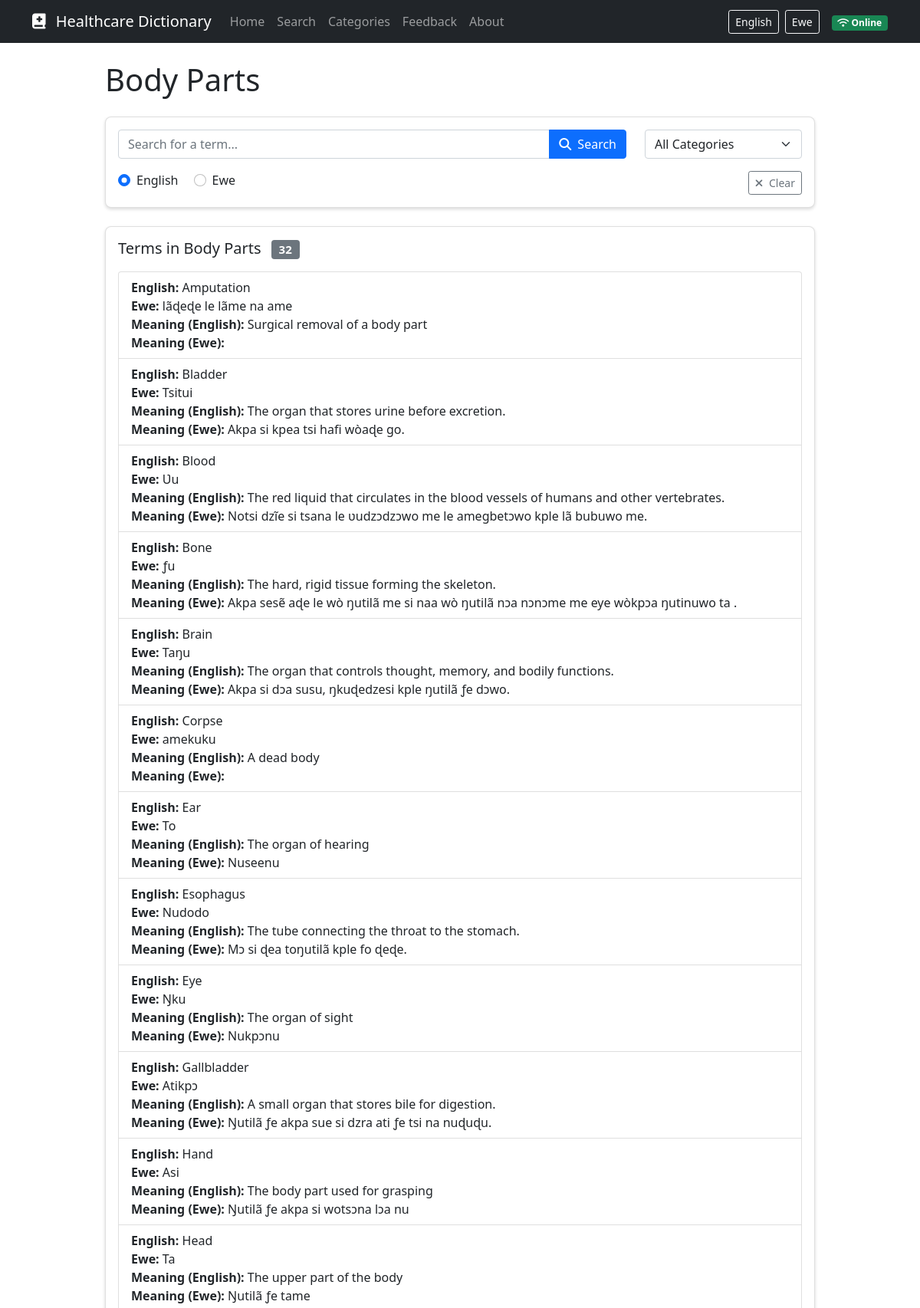
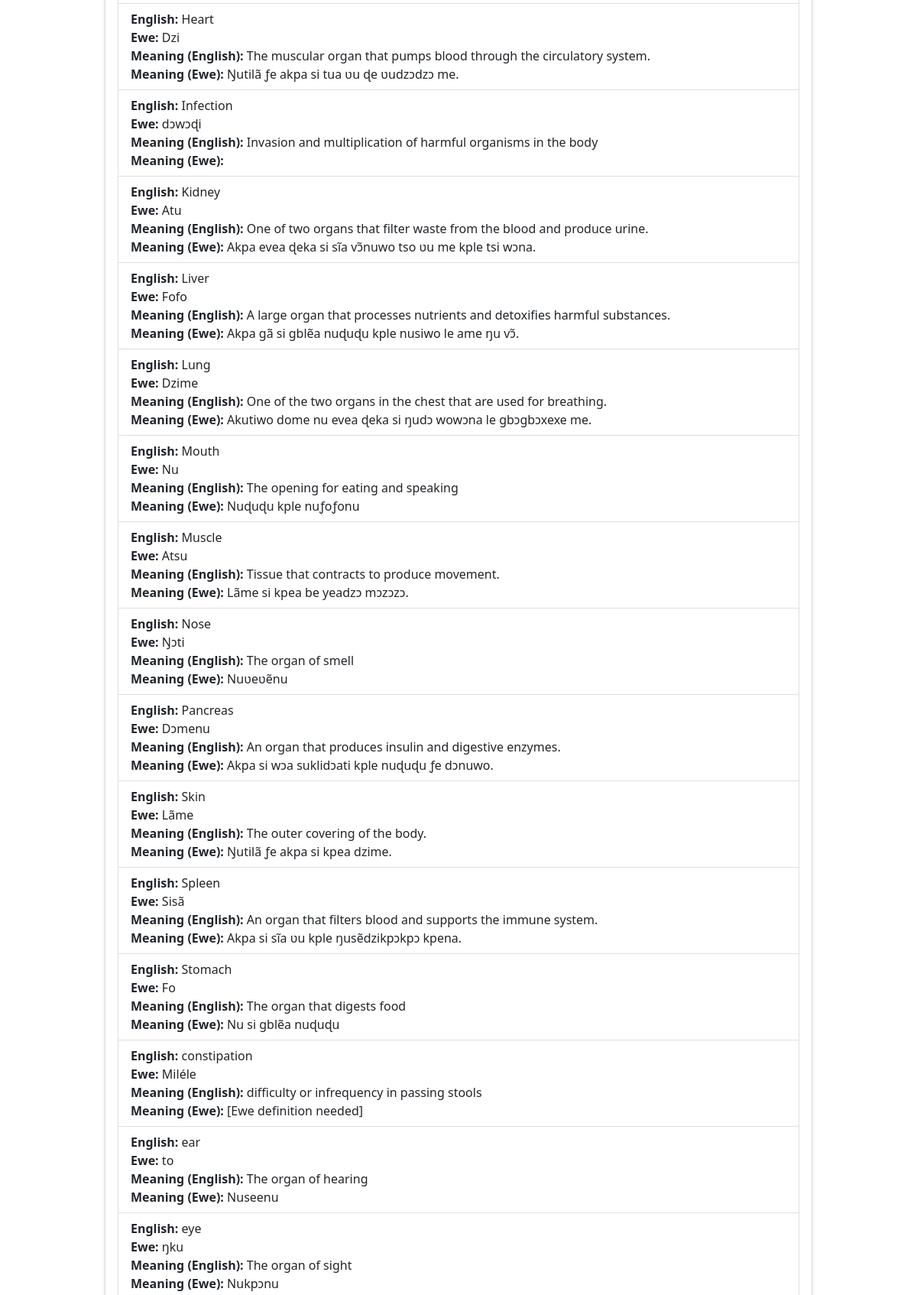
Page /category/1 (upper part) on the committed database (2 pictures, top to bottom).
### models.py (models this page shows, shortened)
class Category(db.Model):
    id = db.Column(db.Integer, primary_key=True)
    name_en = db.Column(db.String(100), nullable=False)
    name_ewe = db.Column(db.String(100), nullable=False)
    description_en = db.Column(db.Text)
    description_ewe = db.Column(db.Text)
    terms = db.relationship('Term', backref='category', lazy=True)

class Term(db.Model):
    id = db.Column(db.Integer, primary_key=True)
    term_en = db.Column(db.String(200), nullable=False, index=True)
    term_ewe = db.Column(db.String(200), nullable=False, index=True)
    definition_en = db.Column(db.Text, nullable=False)
    definition_ewe = db.Column(db.Text, nullable=False)
    example_en = db.Column(db.Text)
    example_ewe = db.Column(db.Text)
    pronunciation = db.Column(db.String(200))
    category_id = db.Column(db.Integer, db.ForeignKey('category.id'), nullable=False)
    created_at = db.Column(db.DateTime, default=datetime.utcnow)
    updated_at = db.Column(db.DateTime, default=datetime.utcnow, onupdate=datetime.utcnow)
    ai_explanation_en = db.Column(db.Text)
    ai_explanation_ewe = db.Column(db.Text)

### routes.py (the view)
@app.route('/category/<int:category_id>')
def category_detail(category_id):
    category = Category.query.get_or_404(category_id)
    terms = Term.query.filter_by(category_id=category_id).order_by(Term.term_en).all()
    return render_template('search.html',
                           terms=terms,
                           selected_category=category_id,
                           category=category,
                           categories=Category.query.all())

### templates/search.html (shortened to what this page needs)
{% extends "layout.html" %}
{% block content %}
<div class="row mb-4">
    <div class="col-md-10 mx-auto">
        <h1 class="mb-4">
            {% if query %}
                <span class="lang-en">Search Results for "{{ query }}"</span>
                <span class="lang-ewe d-none">Nusiwo Nèdi "{{ query }}"</span>
            {% elif category %}
                <span class="lang-en">{{ category.name_en }}</span>
            {% else %}
                <span class="lang-en">Search Healthcare Terms</span>
                <span class="lang-ewe d-none">Di Lãmesẽ Nyagbɔgblɔwo</span>
            {% endif %}
        </h1>
        <div class="card mb-4">
            <div class="card-body">
                <form action="{{ url_for('search') }}" method="get" id="search-form">
                    <div class="row">
                        <div class="col-lg-9">
                            <div class="input-group mb-3">
                                <input type="text" name="q" id="search-input" class="form-control"
                                       value="{{ query }}" placeholder="Search for a term...">
                                <button class="btn btn-primary" type="submit">
                                    <i class="fas fa-search"></i>
                                    <span class="d-none d-md-inline ms-1">Search</span>
                                </button>
                            </div>
                        </div>
                        <div class="col-lg-3">
                            <select name="category" id="category-filter" class="form-select mb-3">
                                <option value="">All Categories</option>
                            </select>
                        </div>
                    </div>
                    <div class="row">
                        <div class="col-md-6">
                            <div class="form-check form-check-inline">
                                <input class="form-check-input" type="radio" name="lang" id="searchLangEn" value="en" checked>
                                <label class="form-check-label" for="searchLangEn">English</label>
                            </div>
                            <div class="form-check form-check-inline">
                                <input class="form-check-input" type="radio" name="lang" id="searchLangEwe" value="ewe">
                                <label class="form-check-label" for="searchLangEwe">Ewe</label>
                            </div>
                        </div>
                        <div class="col-md-6 text-md-end">
                            <button type="button" id="clear-search" class="btn btn-sm btn-outline-secondary">
                                <i class="fas fa-times me-1"></i> Clear
                            </button>
                        </div>
                    </div>
                </form>
            </div>
        </div>
        <div class="card">
            <div class="card-body">
                <h2 class="h5 mb-3">
                    {% if category %}
                        <span class="lang-en">Terms in {{ category.name_en }}</span>
                    {% else %}
                        <span class="lang-en">Search Results</span>
                        <span class="lang-ewe d-none">Nusiwo Nèdi</span>
                    {% endif %}
                    <span class="badge bg-secondary ms-2">{{ terms|length }}</span>
                </h2>
                <div class="list-group mb-3" id="search-results">
                    {% for term in terms %}
                    <a href="{{ url_for('term_detail', term_id=term.id) }}" class="list-group-item list-group-item-action term-item" data-term-id="{{ term.id }}">
                        <div>
                            <strong>English:</strong> {{ term.term_en }}<br>
                            <strong>Ewe:</strong> {{ term.term_ewe }}<br>
                            <strong>Meaning (English):</strong> {{ term.definition_en|truncate(100) }}<br>
                            <strong>Meaning (Ewe):</strong> {{ term.definition_ewe|truncate(100) }}
                        </div>
                    </a>
                    {% endfor %}
                </div>
            </div>
        </div>
    </div>
</div>
{% endblock %}

### static/css/custom.css (style rules this page uses)
body { min-height: 100vh; display: flex; flex-direction: column; }
.card { border-radius: 0.5rem; box-shadow: 0 0.125rem 0.25rem rgba(0, 0, 0, 0.15); transition: transform 0.2s ease-in-out, box-shadow 0.2s ease-in-out; }
.lang-ewe, .lang-en { transition: opacity 0.3s ease-in-out; }

### rows in the picture
Category: name_en "Body Parts"
Term: term_en "Amputation", term_ewe "lãɖeɖe le lãme na ame", definition_en "Surgical removal of a body part"
Term: term_en "Bladder", term_ewe "Tsitui", definition_en "The organ that stores urine before excretion.", definition_ewe "Akpa si kpea tsi hafi wòaɖe go."
Term: term_en "Blood", term_ewe "Ʋu", definition_en "The red liquid that circulates in the blood vessels of humans and other vertebrates.", definition_ewe "Notsi dzĩe si tsana le ʋudzɔdzɔwo me le amegbetɔwo kple lã bubuwo me."
Term: term_en "Bone", term_ewe "ƒu", definition_en "The hard, rigid tissue forming the skeleton.", definition_ewe "Akpa sesẽ aɖe le wò ŋutilã me si naa wò ŋutilã nɔa nɔnɔme me eye wòkpɔa ŋutinuwo ta ."
Term: term_en "Brain", term_ewe "Taŋu", definition_en "The organ that controls thought, memory, and bodily functions.", definition_ewe "Akpa si dɔa susu, ŋkuɖedzesi kple ŋutilã ƒe dɔwo."
Term: term_en "Corpse", term_ewe "amekuku", definition_en "A dead body"
Term: term_en "Ear", term_ewe "To", definition_en "The organ of hearing", definition_ewe "Nuseenu"
Term: term_en "Esophagus", term_ewe "Nudodo", definition_en "The tube connecting the throat to the stomach.", definition_ewe "Mɔ si ɖea toŋutilã kple fo ɖeɖe."
Term: term_en "Eye", term_ewe "Ŋku", definition_en "The organ of sight", definition_ewe "Nukpɔnu"
Term: term_en "Gallbladder", term_ewe "Atikpɔ", definition_en "A small organ that stores bile for digestion.", definition_ewe "Ŋutilã ƒe akpa sue si dzra ati ƒe tsi na nuɖuɖu."
Term: term_en "Hand", term_ewe "Asi", definition_en "The body part used for grasping", definition_ewe "Ŋutilã ƒe akpa si wotsɔna lɔa nu"
Term: term_en "Head", term_ewe "Ta", definition_en "The upper part of the body", definition_ewe "Ŋutilã ƒe tame"
Term: term_en "Heart", term_ewe "Dzi", definition_en "The muscular organ that pumps blood through the circulatory system.", definition_ewe "Ŋutilã ƒe akpa si tua ʋu ɖe ʋudzɔdzɔ me."
Term: term_en "Infection", term_ewe "dɔwɔɖi", definition_en "Invasion and multiplication of harmful organisms in the body"
Term: term_en "Kidney", term_ewe "Atu", definition_en "One of two organs that filter waste from the blood and produce urine.", definition_ewe "Akpa evea ɖeka si sĩa vɔ̃nuwo tso ʋu me kple tsi wɔna."
Term: term_en "Liver", term_ewe "Fofo", definition_en "A large organ that processes nutrients and detoxifies harmful substances.", definition_ewe "Akpa gã si gblẽa nuɖuɖu kple nusiwo le ame ŋu vɔ̃."
Term: term_en "Lung", term_ewe "Dzime", definition_en "One of the two organs in the chest that are used for breathing.", definition_ewe "Akutiwo dome nu evea ɖeka si ŋudɔ wowɔna le gbɔgbɔxexe me."
Term: term_en "Mouth", term_ewe "Nu", definition_en "The opening for eating and speaking", definition_ewe "Nuɖuɖu kple nuƒoƒonu"
Term: term_en "Muscle", term_ewe "Atsu", definition_en "Tissue that contracts to produce movement.", definition_ewe "Lãme si kpea be yeadzɔ mɔzɔzɔ."
Term: term_en "Nose", term_ewe "Ŋɔti", definition_en "The organ of smell", definition_ewe "Nuʋeʋẽnu"
Term: term_en "Pancreas", term_ewe "Dɔmenu", definition_en "An organ that produces insulin and digestive enzymes.", definition_ewe "Akpa si wɔa suklidɔati kple nuɖuɖu ƒe dɔnuwo."
Term: term_en "Skin", term_ewe "Lãme", definition_en "The outer covering of the body.", definition_ewe "Ŋutilã ƒe akpa si kpea dzime."
Term: term_en "Spleen", term_ewe "Sisã", definition_en "An organ that filters blood and supports the immune system.", definition_ewe "Akpa si sĩa ʋu kple ŋusẽdzikpɔkpɔ kpena."
Term: term_en "Stomach", term_ewe "Fo", definition_en "The organ that digests food", definition_ewe "Nu si gblẽa nuɖuɖu"
Term: term_en "constipation", term_ewe "Miléle", definition_en "difficulty or infrequency in passing stools", definition_ewe "[Ewe definition needed]"
Term: term_en "ear", term_ewe "to", definition_en "The organ of hearing", definition_ewe "Nuseenu"
Term: term_en "eye", term_ewe "ŋku", definition_en "The organ of sight", definition_ewe "Nukpɔnu"

### other values in the picture
{{ terms|length }} "32"
